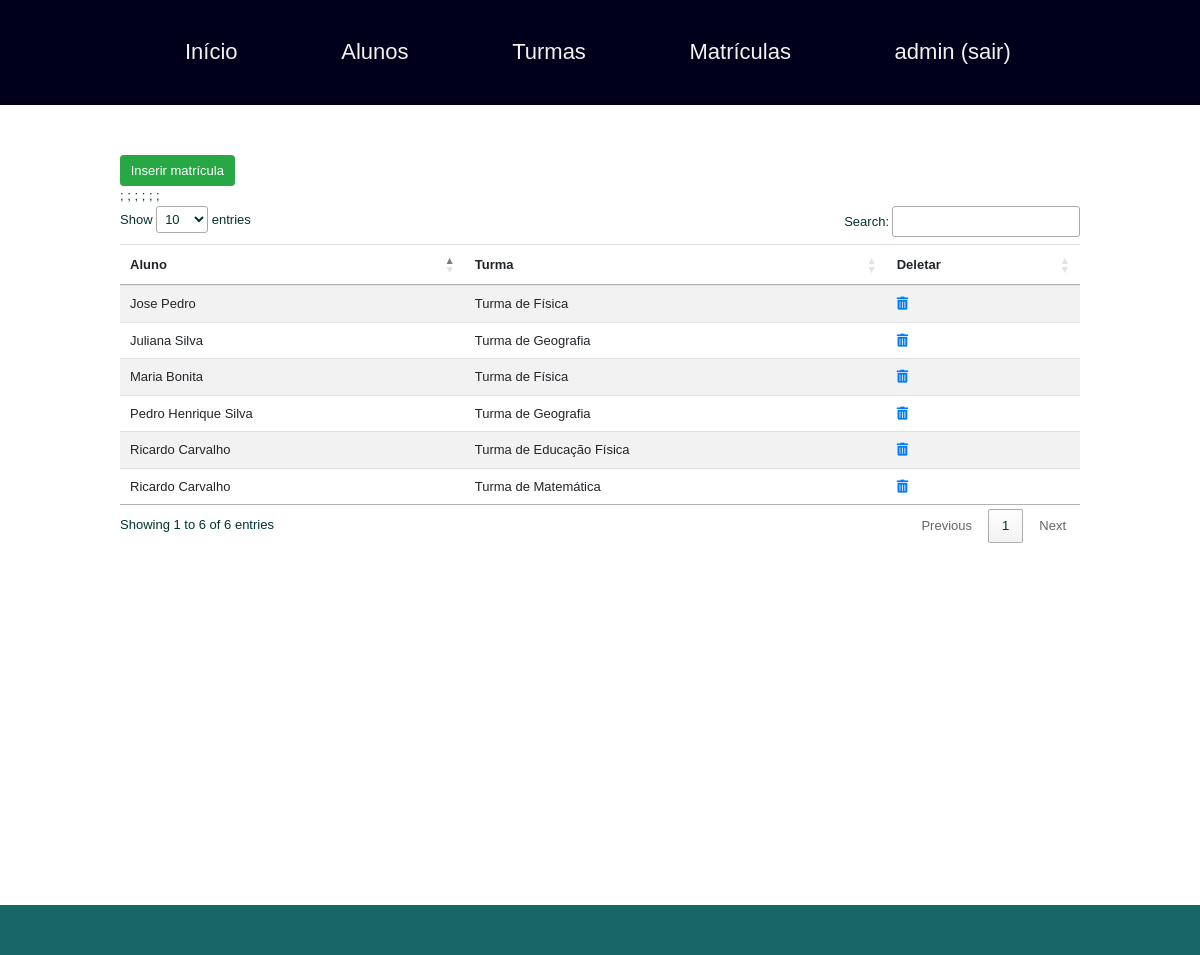
The page /index.php (signed in) on the database its author committed.
### tables this page shows
CREATE TABLE `alunos_turmas` (
  `id_alunos_turmas` int(11) NOT NULL,
  `id_alunos` int(11) NOT NULL,
  `id_turmas` int(11) NOT NULL
);

CREATE TABLE `alunos` (
  `id_alunos` int(11) NOT NULL,
  `nome` varchar(255) NOT NULL,
  `sexo` varchar(100) NOT NULL,
  `data_nascimento` date NOT NULL,
  `cidade` varchar(100) DEFAULT NULL,
  `bairro` varchar(100) DEFAULT NULL,
  `rua` varchar(100) DEFAULT NULL,
  `numero` int(50) DEFAULT NULL,
  `complemento` varchar(255) DEFAULT NULL
);

CREATE TABLE `turmas` (
  `id_turmas` int(11) NOT NULL,
  `descricao` varchar(255) NOT NULL,
  `vagas` int(11) NOT NULL,
  `professor` varchar(100) NOT NULL
);

### database.php (called while the page is built, shortened)
<?php
$servidor = "localhost";
$usuario = "root";
$senha ="";
$db = "escola_pedrokautzmann";
$conexao = mysqli_connect($servidor, $usuario, $senha, $db);
$query = "SELECT alunos_turmas.id_alunos_turmas, alunos.nome, turmas.descricao
			 FROM alunos, turmas, alunos_turmas
			 WHERE alunos_turmas.id_alunos = alunos.id_alunos
			 AND alunos_turmas.id_turmas = turmas.id_turmas";
$consulta_matriculas = mysqli_query($conexao, $query);

### conteudo/matriculas.php (the view)
<a class="btn btn-success" href="?pagina=inserir_matricula">Inserir matrícula</a><br>
<table class="table table-hover table-striped" id="matriculas">
	<thead>
		<tr>
			<th>Aluno</th>
			<th>Turma</th>
			<th>Deletar</th>
		</tr>
	</thead>
	<tbody>
		<?php
			while($linha = mysqli_fetch_array($consulta_matriculas)){
				echo '<tr><td>'.$linha['nome'].'</td>';
				echo '<td>'.$linha['descricao'].'</td>';
				?>
			<td><a href="deleta_matricula.php?id_alunos_turmas=<?php echo $linha['id_alunos_turmas']; ?>">
				<i class="fas fa-trash-alt"></i>
			</a></td></tr>;
			<?php
			}
			?>
	</tbody>
</table>

### header.php (shortened to what this page needs)
<!DOCTYPE html>
<html>
<head>
	<link rel="stylesheet" href="css/bootstrap.min.css">
	<link rel="stylesheet" href="//cdn.datatables.net/1.10.19/css/jquery.dataTables.min.css">
	<link rel="stylesheet" href="https://use.fontawesome.com/releases/v5.8.2/css/all.css">
	<link rel="stylesheet" href="css/estilo.css">
</head>
<body>
	<header>
		<div class="container">
			<div id="menu">
				<a href="?pagina=home">Início</a>
				<a href="?pagina=alunos">Alunos</a>
				<a href="?pagina=turmas">Turmas</a>
				<a href="?pagina=matriculas">Matrículas</a>
				<?php if(isset($_SESSION['login'])){ ?>
				<a href="logout.php">
					<?php echo $_SESSION['usuario']; ?> (sair)</a>
				<?php } ?>
			</div>
		</div>
	</header>
	<div id="conteudo" class="container">

### index.php (shortened to what this page needs)
<?php
include 'database.php';
include 'header.php';
if(isset($_SESSION['login'])){
	if(isset($_GET['pagina'])){
		$pagina = $_GET['pagina'];
	}
	else{
		$pagina = 'matriculas';
	}
}
else{
	$pagina = 'home';
}
switch($pagina){
	case 'matriculas'; include 'conteudo/matriculas.php'; break;
}
include 'footer.php';

### footer.php (shortened to what this page needs)
</div>
<footer>
	<div class="container">
	</div>
</footer>
</body>
</html>

### css/estilo.css (style rules this page uses)
* { margin: 0; padding: 0; }
html, body { height:100%; font-family: helvetica,arial; font-size: 13px; color:#003333; position: relative; }
header { height: 105px; background-color: #00001a; }
footer { position: absolute; width: 100%; height: 50px; background-color: #196666; padding: 10px 0; }
.container { min-height: 100%; position: relative; margin: 0 auto; width: 960px; }
#conteudo { padding: 50px 0; }
#menu { float:center; padding: 35px 0px; }
#menu a { text-decoration: none; font-size: 22px; padding: 41px 50px; color: #f2f2f2; }

### rows shown on the page
alunos_turmas: id_alunos.nome "Ricardo Carvalho", id_turmas.descricao "Turma de Educação Física"
alunos_turmas: id_alunos.nome "Jose Pedro", id_turmas.descricao "Turma de Física"
alunos_turmas: id_alunos.nome "Maria Bonita", id_turmas.descricao "Turma de Física"
alunos_turmas: id_alunos.nome "Pedro Henrique Silva", id_turmas.descricao "Turma de Geografia"
alunos_turmas: id_alunos.nome "Juliana Silva", id_turmas.descricao "Turma de Geografia"
alunos_turmas: id_alunos.nome "Ricardo Carvalho", id_turmas.descricao "Turma de Matemática"

### other values the page prints
$_SESSION['usuario'] "admin"
